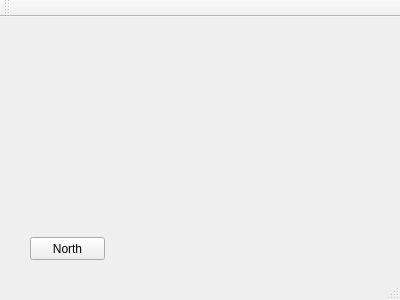
<?xml version="1.0" encoding="UTF-8"?>
<ui version="4.0">
 <class>MainWindow</class>
 <widget class="QMainWindow" name="MainWindow">
  <property name="geometry">
   <rect>
    <x>0</x>
    <y>0</y>
    <width>400</width>
    <height>300</height>
   </rect>
  </property>
  <property name="windowTitle">
   <string>MainWindow</string>
  </property>
  <widget class="QWidget" name="centralWidget">
   <widget class="QPushButton" name="btnNorth">
    <property name="geometry">
     <rect>
      <x>30</x>
      <y>220</y>
      <width>75</width>
      <height>23</height>
     </rect>
    </property>
    <property name="text">
     <string>North</string>
    </property>
    <property name="checkable">
     <bool>false</bool>
    </property>
    <property name="autoDefault">
     <bool>false</bool>
    </property>
   </widget>
  </widget>
  <widget class="QMenuBar" name="menuBar">
   <property name="geometry">
    <rect>
     <x>0</x>
     <y>0</y>
     <width>400</width>
     <height>21</height>
    </rect>
   </property>
  </widget>
  <widget class="QToolBar" name="mainToolBar">
   <attribute name="toolBarArea">
    <enum>TopToolBarArea</enum>
   </attribute>
   <attribute name="toolBarBreak">
    <bool>false</bool>
   </attribute>
  </widget>
  <widget class="QStatusBar" name="statusBar"/>
 </widget>
 <layoutdefault spacing="6" margin="11"/>
 <resources/>
 <connections/>
</ui>
